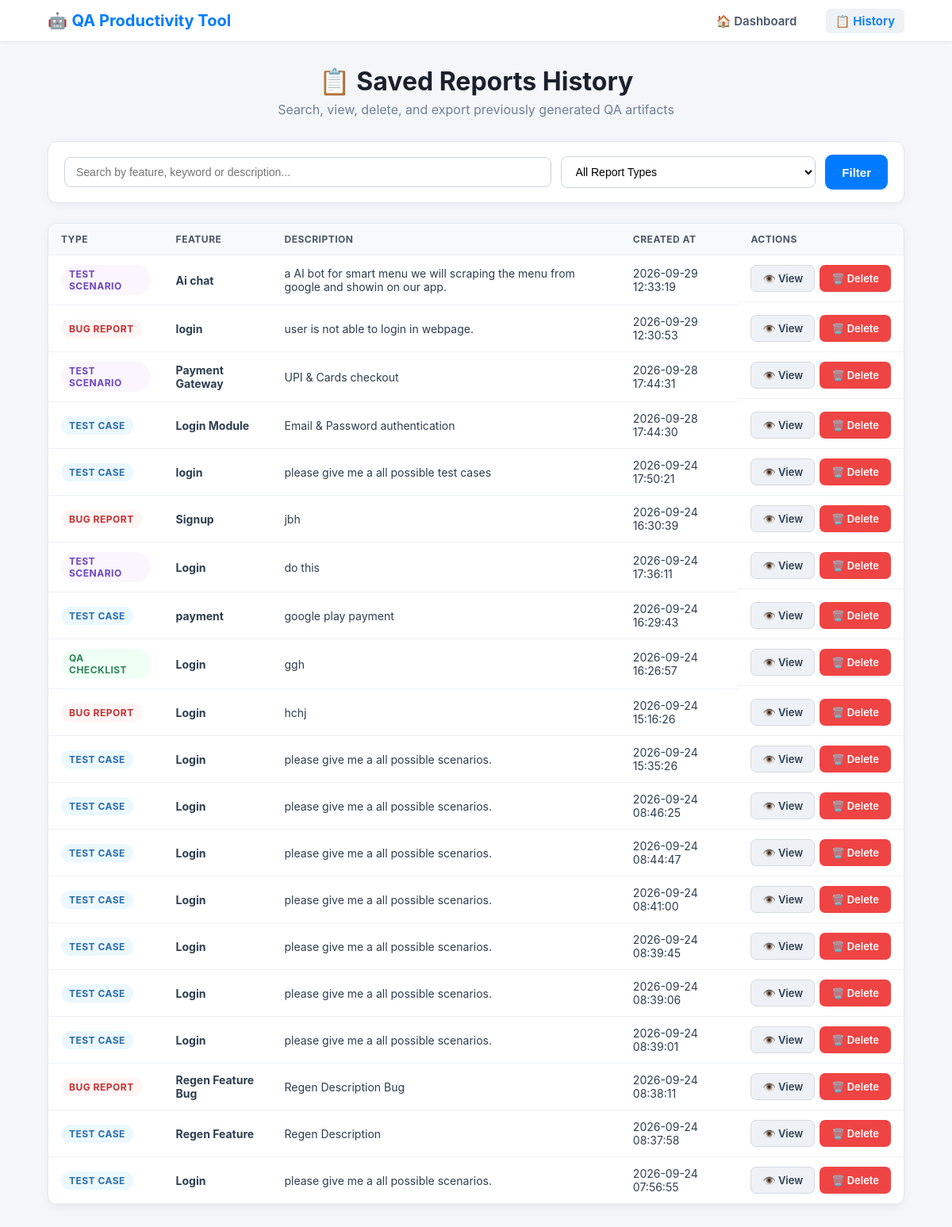
Screenshot of /search with the database file from the repository.
### tables this page shows
CREATE TABLE reports (
                id INTEGER PRIMARY KEY AUTOINCREMENT,
                type TEXT NOT NULL,
                feature TEXT NOT NULL,
                description TEXT NOT NULL,
                content TEXT,
                created_at TIMESTAMP DEFAULT CURRENT_TIMESTAMP
            );

### app.py (the view)
@app.route("/history")
@app.route("/search")
def history():
    query = request.args.get("q", "").strip()
    type_filter = request.args.get("type", "").strip()
    conn = get_db()
    cursor = conn.cursor()
    sql = "SELECT * FROM reports WHERE 1=1"
    params = []
    if query:
        sql += " AND (feature LIKE ? OR description LIKE ? OR content LIKE ?)"
        params.extend([f"%{query}%", f"%{query}%", f"%{query}%"])
    if type_filter:
        sql += " AND type = ?"
        params.append(type_filter)
    sql += " ORDER BY id DESC"
    cursor.execute(sql, params)
    reports = cursor.fetchall()
    conn.close()
    return render_template("history.html", reports=reports, query=query, type_filter=type_filter)

### app.py (called while the page is built, shortened)
def get_db():
    db_path = DATABASE
    conn = sqlite3.connect(db_path)
    conn.row_factory = sqlite3.Row
    return conn

### templates/history.html (shortened to what this page needs)
<!DOCTYPE html>
<html lang="en">
<head>
    <link rel="stylesheet" href="{{ url_for('static', filename='style.css') }}">
</head>
<body>
<header class="navbar">
    <div class="nav-container">
        <div class="logo">🤖 <strong>QA Productivity Tool</strong></div>
        <nav class="nav-links">
            <a href="/">🏠 Dashboard</a>
            <a href="/history" class="active">📋 History</a>
        </nav>
    </div>
</header>
<div class="container">
    <div class="header-section">
        <h1>📋 Saved Reports History</h1>
        <p class="subtitle">Search, view, delete, and export previously generated QA artifacts</p>
    </div>
    <div class="filter-card">
        <form action="/history" method="GET" class="filter-form">
            <input type="text" name="q" value="{{ query }}" placeholder="Search by feature, keyword or description..." class="input-search">
            <select name="type" class="select-filter">
                <option value="">All Report Types</option>
            </select>
            <button type="submit" class="btn btn-primary">Filter</button>
        </form>
    </div>
    {% if reports %}
    <div class="table-container">
        <table class="data-table">
            <thead>
                <tr>
                    <th>Type</th>
                    <th>Feature</th>
                    <th>Description</th>
                    <th>Created At</th>
                    <th>Actions</th>
                </tr>
            </thead>
            <tbody>
                {% for r in reports %}
                <tr>
                    <td><span class="badge badge-{{ r.type|lower|replace(' ', '-') }}">{{ r.type }}</span></td>
                    <td><strong>{{ r.feature }}</strong></td>
                    <td>{{ r.description|truncate(80) }}</td>
                    <td>{{ r.created_at }}</td>
                    <td class="action-cell">
                        <a href="/view/{{ r.id }}" class="btn btn-secondary btn-sm">👁️ View</a>
                        <a href="/delete/{{ r.id }}" class="btn btn-danger btn-sm">🗑️ Delete</a>
                    </td>
                </tr>
                {% endfor %}
            </tbody>
        </table>
    </div>
    {% endif %}
</div>
</body>
</html>

### static/style.css (style rules this page uses)
body { margin: 0; padding: 0; background: #f4f6f9; font-family: -apple-system, BlinkMacSystemFont, "Segoe UI", Roboto, Helvetica, Arial, sans-serif; color: #2c3e50; }
.navbar { background: #ffffff; border-bottom: 1px solid #e2e8f0; padding: 14px 0; box-shadow: 0 2px 4px rgba(0,0,0,0.03); }
.nav-container { width: 90%; max-width: 1150px; margin: 0 auto; display: flex; justify-content: space-between; align-items: center; }
.logo { font-size: 20px; color: #007bff; }
.nav-links a { margin-left: 20px; text-decoration: none; color: #4a5568; font-weight: 600; font-size: 15px; padding: 6px 12px; border-radius: 6px; transition: all 0.2s ease; }
.nav-links a:hover, .nav-links a.active { background: #edf2f7; color: #007bff; }
.container { width: 90%; max-width: 1150px; margin: 30px auto 60px auto; }
.header-section { text-align: center; margin-bottom: 30px; }
h1 { color: #1a202c; margin-bottom: 6px; }
.subtitle { color: #718096; margin-top: 0; font-size: 16px; }
input, textarea, select { width: 100%; padding: 10px 14px; box-sizing: border-box; border: 1px solid #cbd5e0; border-radius: 8px; font-size: 14px; transition: border-color 0.2s ease; background: #ffffff; }
.btn { display: inline-flex; align-items: center; justify-content: center; min-height: 44px; padding: 0 20px; border-radius: 9px; border: 1px solid transparent; font-size: 15px; font-weight: 600; text-decoration: none; cursor: pointer; box-sizing: border-box; transition: all 0.2s ease; }
.btn-primary { background: #007bff; color: #ffffff; }
.btn-secondary { background: #eef1f5; color: #2c3e50; border-color: #d5dbe3; }
.btn-danger { background: #ef4444; color: #ffffff; }
.btn-sm { min-height: 34px; padding: 0 14px; font-size: 13px; border-radius: 7px; }
.badge { display: inline-block; padding: 4px 10px; border-radius: 20px; font-size: 12px; font-weight: 700; text-transform: uppercase; letter-spacing: 0.5px; }
.badge-test-case { background: #ebf8ff; color: #2b6cb0; }
.badge-test-scenario { background: #faf5ff; color: #6b46c1; }
.badge-bug-report { background: #fff5f5; color: #c53030; }
.badge-qa-checklist { background: #f0fff4; color: #2f855a; }
.table-container { background: #ffffff; border-radius: 12px; box-shadow: 0 4px 12px rgba(0,0,0,0.05); border: 1px solid #e2e8f0; overflow-x: auto; }
.data-table { width: 100%; border-collapse: collapse; }
.data-table th, .data-table td { padding: 12px 16px; text-align: left; border-bottom: 1px solid #edf2f7; font-size: 14px; }
.data-table th { background: #f7fafc; color: #4a5568; font-weight: 700; text-transform: uppercase; font-size: 12px; letter-spacing: 0.5px; }
.action-cell { white-space: nowrap; display: flex; gap: 6px; }
.filter-card { background: #ffffff; padding: 16px 20px; border-radius: 12px; box-shadow: 0 3px 10px rgba(0,0,0,0.04); border: 1px solid #e2e8f0; margin-bottom: 25px; }
.filter-form { display: flex; gap: 12px; align-items: center; }
.filter-form .input-search { flex: 2; margin-top: 0; }
.filter-form .select-filter { flex: 1; margin-top: 0; }
.filter-form .btn { margin-top: 0; }

### rows the page displays
reports: type "TEST SCENARIO", feature "Ai chat", description "a AI bot for smart menu we will scraping the menu from google and showin on our app.", created_at "2026-09-29 12:33:19"
reports: type "BUG REPORT", feature "login", description "user is not able to login in webpage.", created_at "2026-09-29 12:30:53"
reports: type "TEST SCENARIO", feature "Payment Gateway", description "UPI & Cards checkout", created_at "2026-09-28 17:44:31"
reports: type "TEST CASE", feature "Login Module", description "Email & Password authentication", created_at "2026-09-28 17:44:30"
reports: type "TEST CASE", feature "login", description "please give me a all possible test cases", created_at "2026-09-24 17:50:21"
reports: type "BUG REPORT", feature "Signup", description "jbh", created_at "2026-09-24 16:30:39"
reports: type "TEST SCENARIO", feature "Login", description "do this", created_at "2026-09-24 17:36:11"
reports: type "TEST CASE", feature "payment", description "google play payment", created_at "2026-09-24 16:29:43"
reports: type "QA CHECKLIST", feature "Login", description "ggh", created_at "2026-09-24 16:26:57"
reports: type "BUG REPORT", feature "Login", description "hchj", created_at "2026-09-24 15:16:26"
reports: type "TEST CASE", feature "Login", description "please give me a all possible scenarios.", created_at "2026-09-24 15:35:26"
reports: type "TEST CASE", feature "Login", description "please give me a all possible scenarios.", created_at "2026-09-24 08:46:25"
reports: type "TEST CASE", feature "Login", description "please give me a all possible scenarios.", created_at "2026-09-24 08:44:47"
reports: type "TEST CASE", feature "Login", description "please give me a all possible scenarios.", created_at "2026-09-24 08:41:00"
reports: type "TEST CASE", feature "Login", description "please give me a all possible scenarios.", created_at "2026-09-24 08:39:45"
reports: type "TEST CASE", feature "Login", description "please give me a all possible scenarios.", created_at "2026-09-24 08:39:06"
reports: type "TEST CASE", feature "Login", description "please give me a all possible scenarios.", created_at "2026-09-24 08:39:01"
reports: type "BUG REPORT", feature "Regen Feature Bug", description "Regen Description Bug", created_at "2026-09-24 08:38:11"
reports: type "TEST CASE", feature "Regen Feature", description "Regen Description", created_at "2026-09-24 08:37:58"
reports: type "TEST CASE", feature "Login", description "please give me a all possible scenarios.", created_at "2026-09-24 07:56:55"
